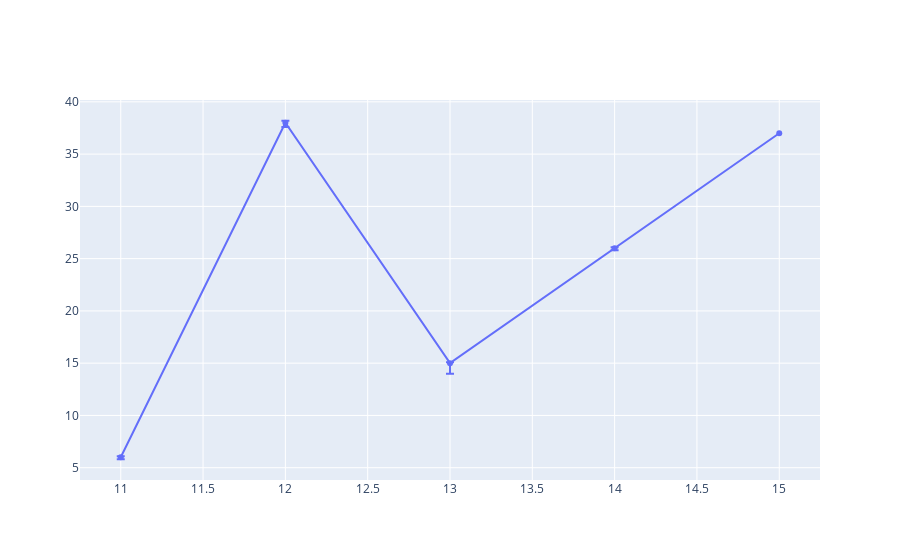

The cell this chart's notebook holds for it:
### Code cell
#import pandas as pd
#import plotly.express as px
#df = pd.read_csv("projeto-jogatina.csv")
#print(df["nome_da"].value_counts())
#grafico = px.histogram(df, x="impressões", color="data")
#grafico = grafico.show()

#fig = px.box(df, y="impressões")
#fig.show()

import plotly.graph_objects as go




fig = go.Figure(data=go.Scatter(
        x=[11, 12, 13, 14, 15],
        y=[6, 38, 15, 26, 37],
        error_y=dict(
            type='data',
            symmetric=False,
            array=[0.1, 0.2, 0.1, 0.1],
            arrayminus=[0.2, 0.4, 1, 0.2])
        ))
fig.show()

### Figure 1 — Plotly figure (JSON) as saved in the notebook; plotly's stock layout.template omitted (floating-point values rounded to 4 significant figures)
{"data": [{"error_y": {"array": [0.1, 0.2, 0.1, 0.1], "arrayminus": [0.2, 0.4, 1, 0.2], "symmetric": false, "type": "data"}, "type": "scatter", "x": [11, 12, 13, 14, 15], "y": [6, 38, 15, 26, 37]}], "layout": {}}
